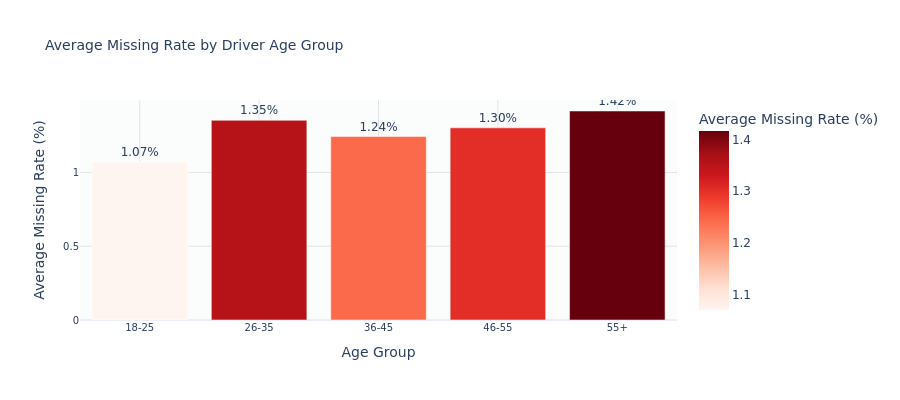

Write notebook code for a chart like this one.
### Code cell
# Missing Rate by Age Group
age_analysis = active_drivers.groupby('age_group', observed=True).agg({
    'missing_rate': 'mean',
    'driver_id': 'count',
    'total_orders': 'sum',
    'total_items_missing': 'sum'
}).reset_index()
age_analysis.columns = ['age_group', 'avg_missing_rate', 'driver_count', 'total_orders', 'total_missing']

fig = px.bar(
    age_analysis,
    x='age_group',
    y='avg_missing_rate',
    title='Average Missing Rate by Driver Age Group',
    labels={'avg_missing_rate': 'Average Missing Rate (%)', 'age_group': 'Age Group'},
    color='avg_missing_rate',
    color_continuous_scale='Reds',
    text='avg_missing_rate'
)
fig.update_traces(texttemplate='%{text:.2f}%', textposition='outside')
fig.update_layout(height=400)
apply_project_theme(fig)
fig.show()

print('\nAge Group Details:')
display(age_analysis)

### Figure 1 — Plotly figure (JSON) as saved in the notebook; plotly's stock layout.template omitted (floating-point values rounded to 4 significant figures)
{"data": [{"hovertemplate": "Age Group=%{x}<br>Average Missing Rate (%)=%{marker.color}<extra></extra>", "legendgroup": "", "marker": {"color": [1.07, 1.353, 1.243, 1.303, 1.417], "coloraxis": "coloraxis", "pattern": {"shape": ""}}, "name": "", "orientation": "v", "showlegend": false, "text": [1.07, 1.353, 1.243, 1.303, 1.417], "textposition": "outside", "texttemplate": "%{text:.2f}%", "type": "bar", "x": ["18-25", "26-35", "36-45", "46-55", "55+"], "xaxis": "x", "y": [1.07, 1.353, 1.243, 1.303, 1.417], "yaxis": "y"}], "layout": {"barmode": "relative", "coloraxis": {"colorbar": {"title": {"text": "Average Missing Rate (%)"}}, "colorscale": [[0, "rgb(255,245,240)"], [0.125, "rgb(254,224,210)"], [0.25, "rgb(252,187,161)"], [0.375, "rgb(252,146,114)"], [0.5, "rgb(251,106,74)"], [0.625, "rgb(239,59,44)"], [0.75, "rgb(203,24,29)"], [0.875, "rgb(165,15,21)"], [1, "rgb(103,0,13)"]]}, "font": {"family": "DejaVu Sans, Arial, sans-serif", "size": 12}, "height": 400, "hoverlabel": {"bgcolor": "white", "font": {"family": "DejaVu Sans, Arial, sans-serif", "size": 10}}, "legend": {"tracegroupgap": 0}, "paper_bgcolor": "white", "plot_bgcolor": "rgba(248, 249, 250, 0.5)", "title": {"font": {"size": 14}, "text": "Average Missing Rate by Driver Age Group"}, "xaxis": {"anchor": "y", "domain": [0, 1], "gridcolor": "rgba(128, 128, 128, 0.2)", "gridwidth": 1, "showgrid": true, "tickfont": {"size": 10}, "title": {"text": "Age Group"}}, "yaxis": {"anchor": "x", "domain": [0, 1], "gridcolor": "rgba(128, 128, 128, 0.2)", "gridwidth": 1, "showgrid": true, "tickfont": {"size": 10}, "title": {"text": "Average Missing Rate (%)"}}}}
